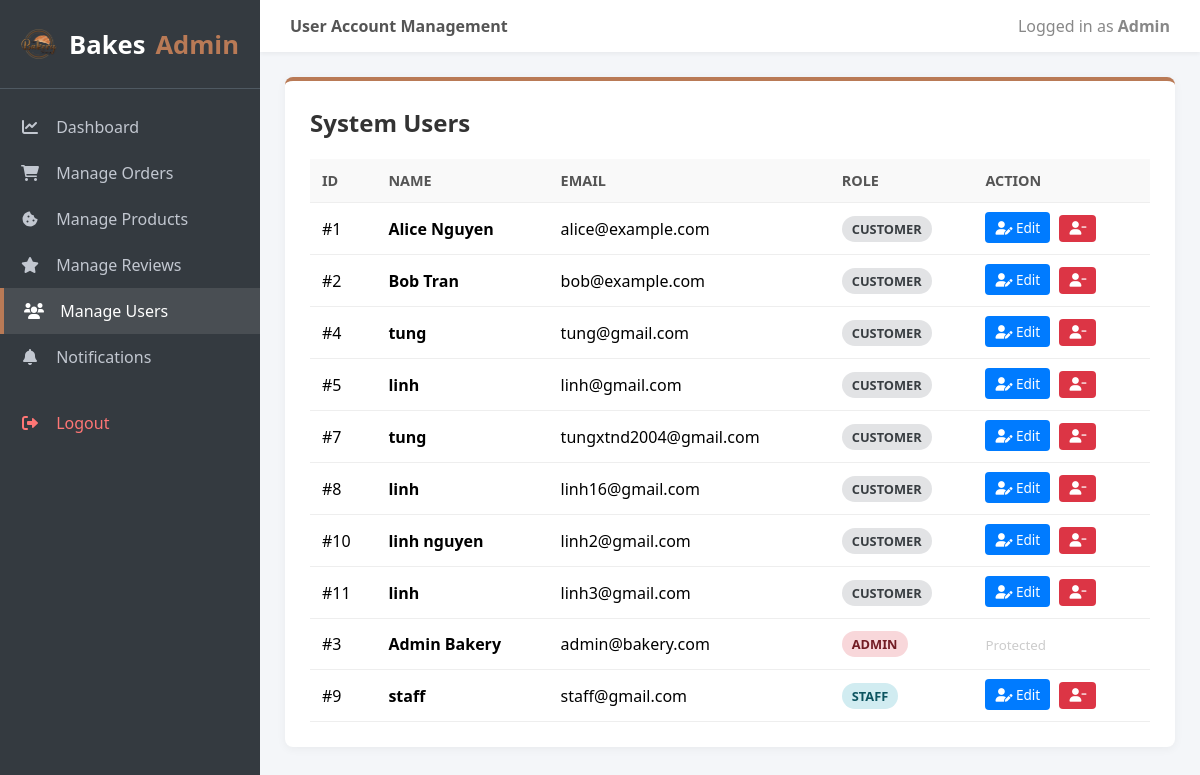
/views/admin/mana_reviews.php (signed in), run on the app's committed database.
### tables this page shows
CREATE TABLE IF NOT EXISTS `users` (
  `id` int NOT NULL AUTO_INCREMENT,
  `full_name` varchar(100) NOT NULL,
  `email` varchar(100) NOT NULL,
  `password` varchar(255) NOT NULL,
  `phone` varchar(20) DEFAULT NULL,
  `address` text,
  `role` enum('customer','admin','staff') NOT NULL DEFAULT 'customer',
  PRIMARY KEY (`id`),
  UNIQUE KEY `email` (`email`)
);

### views/admin/mana_reviews.php (the view, shortened to what this page needs)
<?php
include '../../connectdb.php';
$result = $conn->query("SELECT id, full_name, email, phone, address, role FROM users ORDER BY role ASC, id ASC");
$users = [];
while ($row = $result->fetch_assoc()) {
    $users[] = $row;
}
?>
<!DOCTYPE html>
<html lang="en">
<head>
    <link rel="stylesheet" href="https://cdnjs.cloudflare.com/ajax/libs/font-awesome/6.0.0/css/all.min.css">
</head>
<body>
    <div class="sidebar">
        <div class="sidebar-brand">
            <img src="/assets/img/logo.png" alt="Bakes Logo">
            Bakes <span>Admin</span>
        </div>
        <ul class="nav-menu">
            <li><a href="dashboard.php"><i class="fa-solid fa-chart-line"></i> Dashboard</a></li>
            <li><a href="mana_orders.php"><i class="fa-solid fa-cart-shopping"></i> Manage Orders</a></li>
            <li><a href="mana_products.php"><i class="fa-solid fa-cookie-bite"></i> Manage Products</a></li>
            <li><a href="mana_reviews.php"><i class="fa-solid fa-star"></i> Manage Reviews</a></li>
            <li><a href="mana_users.php" class="active"><i class="fa-solid fa-users"></i> Manage Users</a></li>
            <li><a href="mana_noti.php"><i class="fa-solid fa-bell"></i> Notifications</a></li>
            <li style="margin-top: 20px;"><a href="/views/auth/logout.php" onclick="return confirm('Logout?');" style="color: #ff7675;"><i class="fa-solid fa-right-from-bracket"></i> Logout</a></li>
        </ul>
    </div>
    <div class="main-wrapper">
        <div class="top-header">
            <div style="font-weight: bold; color: #555;">User Account Management</div>
            <div style="color: #888;">Logged in as <strong>Admin</strong></div>
        </div>
        <div class="content">
            <div class="card">
                <h2>System Users</h2>
                <table>
                    <thead>
                        <tr>
                            <th>ID</th>
                            <th>Name</th>
                            <th>Email</th>
                            <th>Role</th>
                            <th>Action</th>
                        </tr>
                    </thead>
                    <tbody>
                        <?php foreach ($users as $user): ?>
                        <tr>
                            <td>#<?php echo $user['id']; ?></td>
                            <td>
                                <?php if (isset($_GET['edit']) && $_GET['edit'] == $user['id'] && $user['role'] !== 'admin'): ?>
                                    <form method="post" id="form-<?php echo $user['id']; ?>" class="edit-form">
                                        <input type="hidden" name="edit_id" value="<?php echo $user['id']; ?>">
                                        <input type="text" name="full_name" value="<?php echo htmlspecialchars($user['full_name']); ?>" required>
                                <?php else: ?>
                                    <strong><?php echo htmlspecialchars($user['full_name']); ?></strong>
                                <?php endif; ?>
                            </td>
                            <td>
                                <?php if (isset($_GET['edit']) && $_GET['edit'] == $user['id'] && $user['role'] !== 'admin'): ?>
                                    <input type="email" name="email" value="<?php echo htmlspecialchars($user['email']); ?>" required>
                                <?php else: ?>
                                    <?php echo htmlspecialchars($user['email']); ?>
                                <?php endif; ?>
                            </td>
                            <td>
                                <span class="badge badge-<?php echo strtolower($user['role']); ?>">
                                    <?php echo strtoupper($user['role']); ?>
                                </span>
                            </td>
                            <td>
                                <?php if ($user['role'] !== 'admin'): ?>
                                    <?php if (isset($_GET['edit']) && $_GET['edit'] == $user['id']): ?>
                                        <button type="submit" class="btn-action btn-save"><i class="fa-solid fa-check"></i></button>
                                        </form>
                                        <a href="mana_users.php" class="btn-action" style="background:#6c757d;"><i class="fa-solid fa-xmark"></i></a>
                                    <?php else: ?>
                                        <a href="mana_users.php?edit=<?php echo $user['id']; ?>" class="btn-action btn-edit"><i class="fa-solid fa-user-pen"></i> Edit</a>
                                        <form method="post" style="display:inline;">
                                            <button type="submit" class="btn-action btn-delete" onclick="return confirm('Delete this user?');"><i class="fa-solid fa-user-minus"></i></button>
                                        </form>
                                    <?php endif; ?>
                                <?php else: ?>
                                    <small style="color:#ccc;">Protected</small>
                                <?php endif; ?>
                            </td>
                        </tr>
                        <?php endforeach; ?>
                    </tbody>
                </table>
            </div>
        </div>
    </div>
</body>
</html>

### views/admin/mana_reviews.php (style rules this page uses)
body { font-family: 'Segoe UI', Arial, sans-serif; background: #f4f6f9; margin: 0; display: flex; height: 100vh; overflow: hidden; }
.sidebar { width: 260px; background: #343a40; color: #fff; display: flex; flex-direction: column; flex-shrink: 0; }
.sidebar-brand { padding: 25px 20px; font-size: 1.6em; font-weight: bold; text-align: center; border-bottom: 1px solid #4f5962; display: flex; align-items: center; justify-content: center; gap: 10px; }
.sidebar-brand img { width: 38px; height: 38px; object-fit: contain; display: block; }
.sidebar-brand span { color: #b97a56; }
.nav-menu { list-style: none; padding: 0; margin: 15px 0; flex: 1; overflow-y: auto; }
.nav-menu li a { display: block; padding: 12px 20px; color: #c2c7d0; text-decoration: none; transition: 0.3s; }
.nav-menu li a i { margin-right: 12px; width: 20px; text-align: center; }
.nav-menu li a:hover, .nav-menu li a.active { background: #494e53; color: #fff; border-left: 4px solid #b97a56; }
.main-wrapper { flex: 1; display: flex; flex-direction: column; overflow: hidden; }
.top-header { background: #fff; padding: 15px 30px; box-shadow: 0 2px 4px rgba(0,0,0,0.05); display: flex; justify-content: space-between; align-items: center; z-index: 10; }
.content { padding: 25px; overflow-y: auto; flex: 1; }
.card { background: #fff; border-radius: 8px; box-shadow: 0 2px 10px rgba(0,0,0,0.05); padding: 25px; border-top: 4px solid #b97a56; }
h2 { color: #333; margin-top: 0; }
table { width: 100%; border-collapse: collapse; margin-top: 20px; }
th, td { padding: 12px; text-align: left; border-bottom: 1px solid #eee; }
th { background: #f9f9f9; color: #555; font-weight: bold; font-size: 0.9em; text-transform: uppercase; }
.badge { padding: 4px 10px; border-radius: 20px; font-size: 0.8em; font-weight: bold; display: inline-block; }
.badge-admin { background: #f8d7da; color: #721c24; }
.badge-staff { background: #d1ecf1; color: #0c5460; }
.badge-customer { background: #e2e3e5; color: #383d41; }
.btn-action { padding: 6px 10px; border-radius: 4px; text-decoration: none; font-size: 0.85em; color: #fff; border: none; cursor: pointer; margin-right: 5px; }
.btn-edit { background: #007bff; }
.btn-delete { background: #dc3545; }

### data on the page
users: id "1", full_name "Alice Nguyen", email "alice@example.com", role "CUSTOMER"
users: id "2", full_name "Bob Tran", email "bob@example.com", role "CUSTOMER"
users: id "4", full_name "tung", email "tung@gmail.com", role "CUSTOMER"
users: id "5", full_name "linh", email "linh@gmail.com", role "CUSTOMER"
users: id "7", full_name "tung", email "tungxtnd2004@gmail.com", role "CUSTOMER"
users: id "8", full_name "linh", email "linh16@gmail.com", role "CUSTOMER"
users: id "10", full_name "linh nguyen", email "linh2@gmail.com", role "CUSTOMER"
users: id "11", full_name "linh", email "linh3@gmail.com", role "CUSTOMER"
users: id "3", full_name "Admin Bakery", email "admin@bakery.com", role "ADMIN", shows "Protected"
users: id "9", full_name "staff", email "staff@gmail.com", role "STAFF"
